Frame 1 (no input): blank canvas, image omitted
Frame 60 (the mouse pressed at the canvas centre just before this capture): blank canvas, image omitted
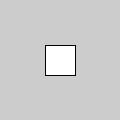
Frame 120 (the mouse held since frame 60 and released just before this capture)

The Processing sketch whose frames 1 and 60 were blank and that drew this single picture after the mouse press (run headless with seeded random() and noise(); from frame 60 on, the mouse is pressed at the canvas centre):

// Processing sketch: Keeping_Strokes_Consistent
// ── Keeping_Strokes_Consistent.pde
void setup() {
  size(120, 120);
}

void draw() {
  translate(mouseX, mouseY);
  float scalar = mouseX / 60.0;
  scale(scalar);
  strokeWeight(1.0 / scalar);
  rect(-15, -15, 30, 30);
}
